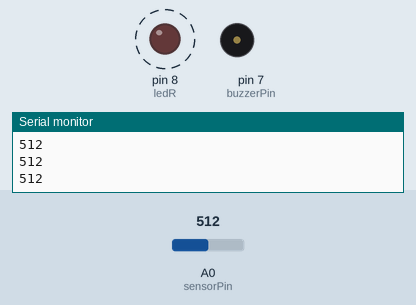
Bench run of a sketch on a simulated Arduino Uno, built with avr-gcc and run on an emulated ATmega328P. On the bench: output pins drawn as LEDs (lit = HIGH), buzzer (waves = sounding, pin HIGH), the last lines printed to the serial monitor. Dashed ring = blinking. Inputs (shaded band) come from the test bench; at power-on: A0 (sensorPin) = 512.

Above: at 1.4 s.
1.5 s: A0 (sensorPin) set to 881
4.7 s: A0 (sensorPin) set to 916
At 5.5 s:
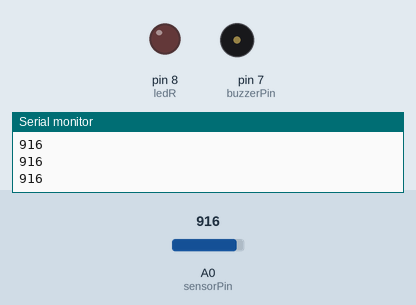
6.2 s: A0 (sensorPin) set to 890
At 6.72 s:
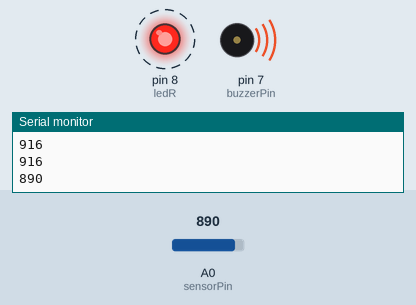
9.4 s: A0 (sensorPin) set to 900
At 9.73 s:
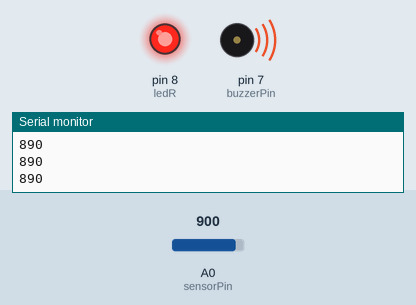
Timing chart, 0 to 12.1 s (numbered marks = the images above; inputs shaded):
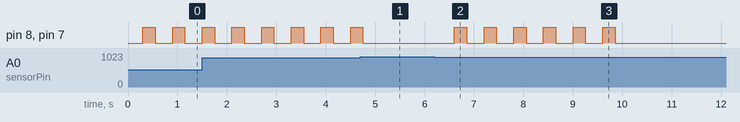

Measured:
- the behaviour switches between 899 and 900 on A0 (sensorPin) (found by bisection; images 0 and 1)
- after the input at 4.7 s, pin 8 (ledR), pin 7 (buzzerPin): goes on until 4.8 s, then stays LOW
- after the input at 6.2 s, pin 8 (ledR), pin 7 (buzzerPin): alternates HIGH for 0.25 s and LOW for 0.35 s, starting after 0.40 s
- after the input at 9.4 s, pin 8 (ledR), pin 7 (buzzerPin): goes on until 9.9 s, then stays LOW
- by itself, pin 8 (ledR), pin 7 (buzzerPin): alternates HIGH for 0.25 s and LOW for 0.35 s

The sketch:

fire.ino
```cpp
int sensorPin=A0;
int buzzerPin=7;
int ledR=8;

void setup()
{
  pinMode(ledR,OUTPUT);
  pinMode(buzzerPin,OUTPUT);
  Serial.begin(9600);
}

void loop()
{
  int value=analogRead(sensorPin);
  Serial.println(value);
  delay(300);
  if (value<900)
  {
    digitalWrite(ledR,1);
    digitalWrite(buzzerPin,1);
    delay(250);
    digitalWrite(ledR,0);
    digitalWrite(buzzerPin,0);
    delay(50);
  }
}
```
